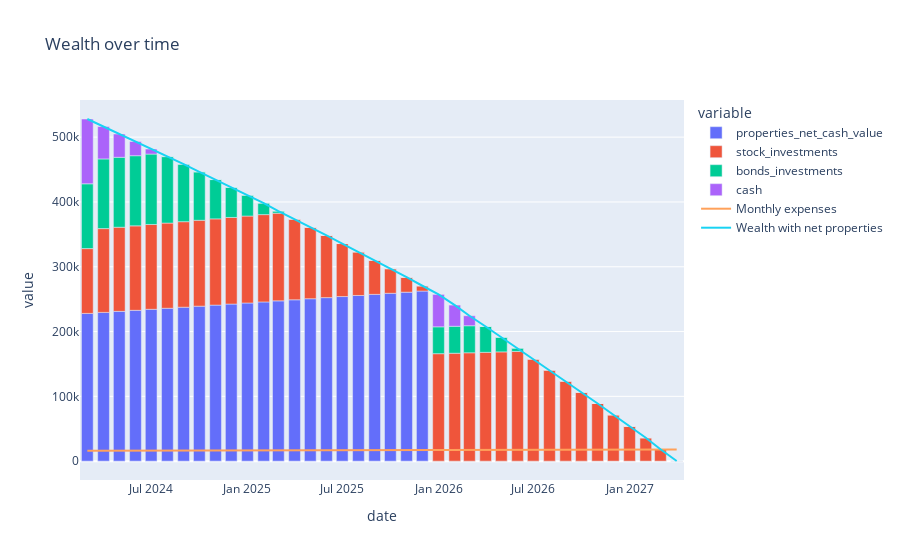

Notebook cell for this chart:
### Code cell
# I want to use plotly to create a nice stacked bar chart of bonds and stock investments
# with a line chart showing monthly expenses

fig = px.bar(df, x='date', y=['properties_net_cash_value', 'stock_investments', 'bonds_investments', 'cash', ], title='Wealth over time')
fig.add_scatter(x=df['date'], y=df['monthly_expenses'], mode='lines', name='Monthly expenses')
fig.add_scatter(x=df['date'], y=df['wealth_inc_properties'], mode='lines', name='Wealth with net properties')

fig.show()
